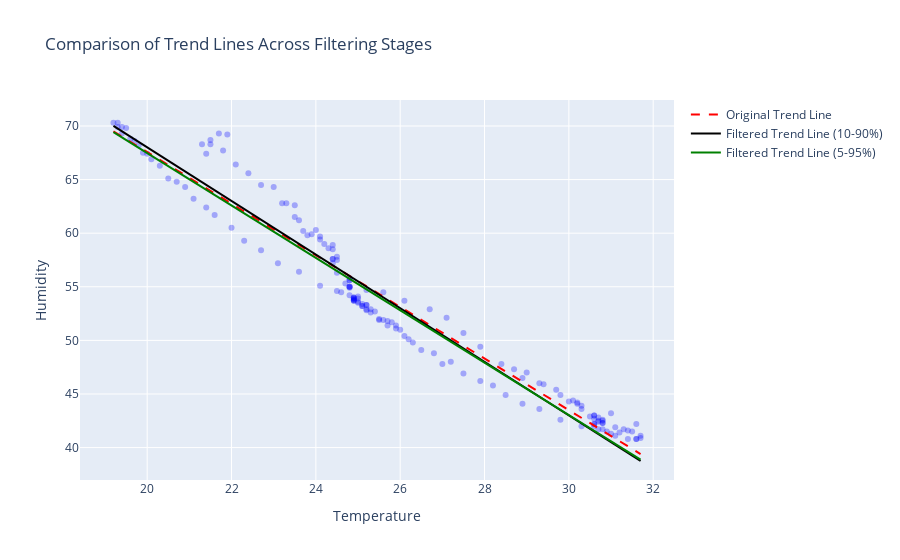

Notebook code for this chart:
### Code cell
# Create scatter plot for comparison
fig = px.scatter(df, x='Temperature', y='Humidity', opacity=0.3, color_discrete_sequence=['blue'], labels={'x': "Temperature", 'y': "Humidity"}, title="Comparison of Trend Lines Across Filtering Stages")

# Original trend line
fig.add_traces(go.Scatter(x=test_temps.flatten(), y=predicted_humidity, mode='lines', name='Original Trend Line', line=dict(color='red', dash='dash')))

# First filtered trend line
fig.add_traces(go.Scatter(x=test_temps.flatten(), y=filtered_predicted_humidity, mode='lines', name='Filtered Trend Line (10-90%)', line=dict(color='black')))

# Second filtered trend line (stricter filtering)
fig.add_traces(go.Scatter(x=test_temps.flatten(), y=filtered_predicted_humidity_2, mode='lines', name='Filtered Trend Line (5-95%)', line=dict(color='green')))

# Show the final comparison plot
fig.show()
